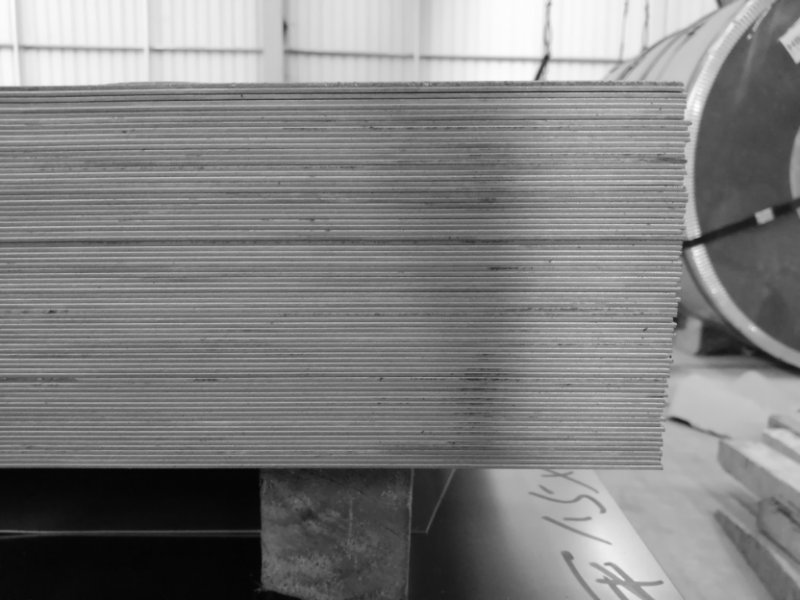
#> input picture 微信图片_20220616093154.jpg, 800 x 600 px
$ python main.py   (older library calls are emulated)
#> lines starting #> are read from the running program, lines starting #| are printed output that depends on the picture
import cv2
import numpy as np
import matplotlib.pyplot as plt

img = cv2.imdecode(np.fromfile(r'E:\py\钢板计数\微信图片_20220616093154.jpg', dtype=np.uint8), 0)
#> img is the input picture: shape (600, 800); min 1, max 255, mean 128.1
# cv2.imshow("img", img)
cv2.imwrite("img_gray.jpg",img)

# 均值滤波
# img_blur = cv2.medianBlur(img, 3)
# cv2.imshow("blur", img_blur)
# cv2.waitKey()


# 锐化
sharpen_op = np.array([[0, -1, 0], [-1, 5, -1], [0, -1, 0]], dtype=np.float32)
sharpen_image = cv2.filter2D(img, cv2.CV_32F, sharpen_op)
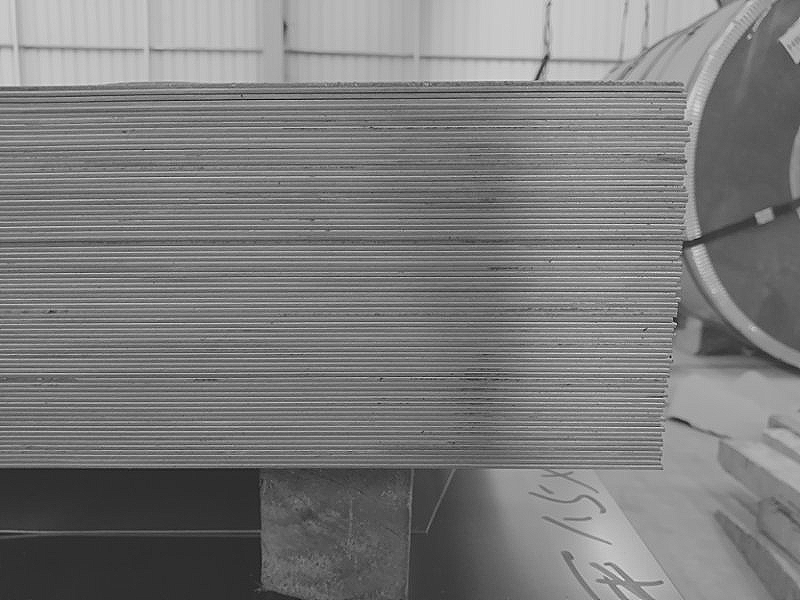
#> sharpen_image: shape (600, 800) float32; min -69, max 337, mean 128.1; drawn with min black and max white
sharpen_image = cv2.convertScaleAbs(sharpen_image)
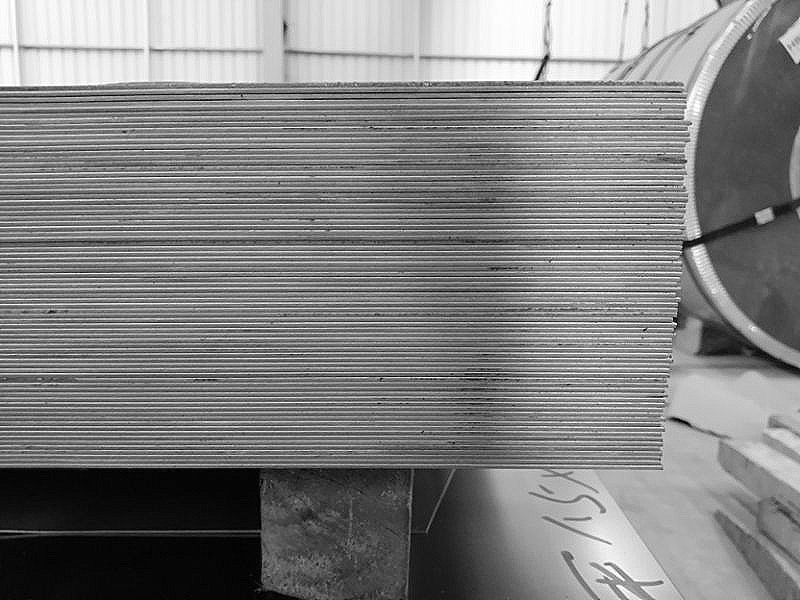
#> sharpen_image: shape (600, 800); min 0, max 255, mean 128.1
# cv2.imshow("sharpen_image", sharpen_image)
cv2.imwrite("sharpen.jpg",sharpen_image)

# 计算垂直梯度
dst = cv2.Sobel(sharpen_image, -1, 0, 1)
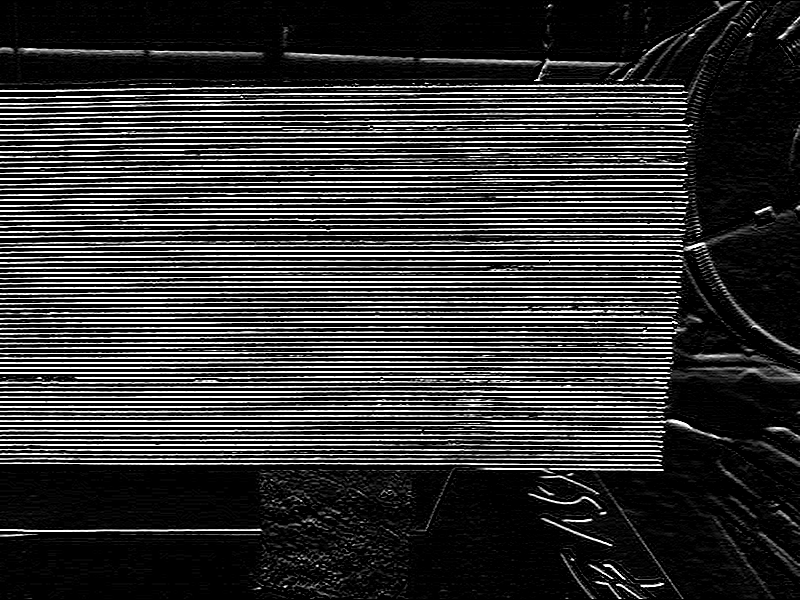
#> dst: shape (600, 800); min 0, max 255, mean 49.4
# cv2.imshow("dst", dst)
cv2.imwrite("dst.jpg", dst)

# 绘制分布图
list_ = []
for i in range(dst.shape[0]):
    list_.append(int(np.floor(sum(dst[i, :200] / 200))))
#> after the loop, list_ = 600 values, max 255 at index 328, min 0 at index 0, mean 55.78
# 归一化灰度值
max_ = max(list_)
#> max_ = 255
for i in range(len(list_)):
    list_[i] = list_[i] / max_
#> after the loop, list_ = 600 values, max 1 at index 328, min 0 at index 0, mean 0.219

plt.plot(list_)
plt.savefig("hist.png")
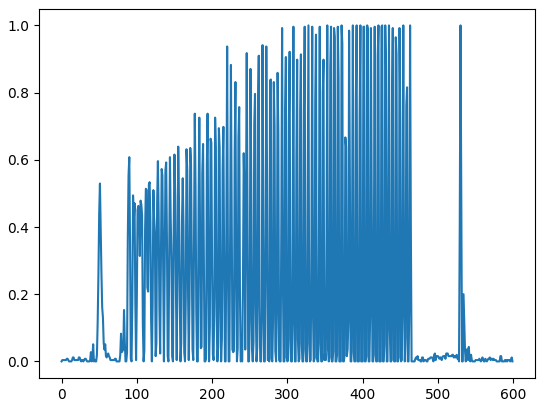
#> figure drawn by matplotlib, 1 panel; curve peaks at x = 328, y = 1
plt.show()

# 根据灰度峰值统计个数
sum_ = 0
peakWidth = len(list_)/200  # 峰的宽度，用于排除临近的次峰值
#> peakWidth = 3
id = 0  # 标记最近的峰位置
for i in range(1,len(list_)):
    if list_[i] > 0.4:
        if i-id > peakWidth:
            sum_ += 1
            id = i
#> after the loop, id = 529; sum_ = 76
print("sum = ", sum_)
#| sum =  76

# [19 lines of commented-out code are left out]


cv2.waitKey()
cv2.destroyAllWindows()

$ run again, with 微信图片_20220616093228(45).jpg copied over 微信图片_20220616093154.jpg
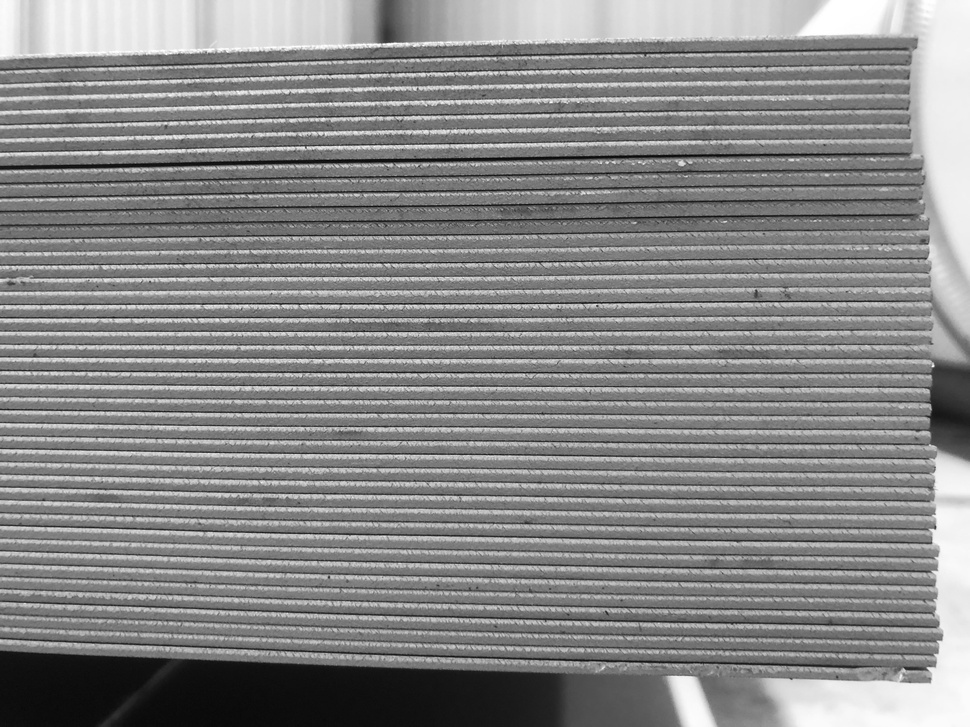
#> input picture 微信图片_20220616093228(45).jpg, 970 x 727 px, shrunk from 4032 x 3024 before the run
#> img is the input picture: shape (727, 970); min 3, max 255, mean 133.7
#> `dst = cv2.Sobel(sharpen_image, -1, 0, 1)`:
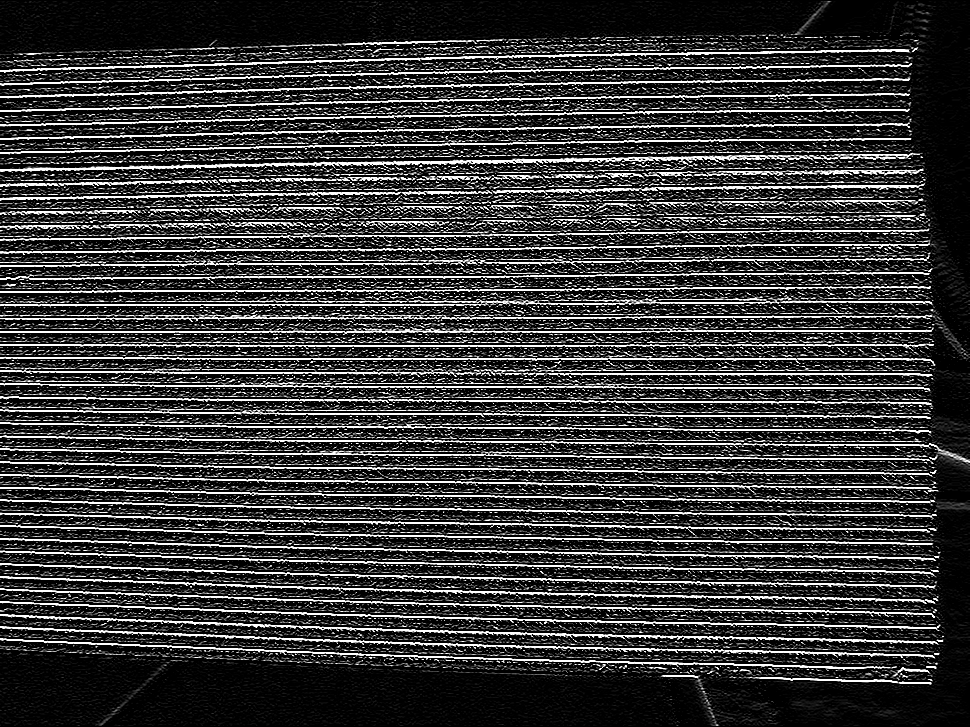
#> dst: shape (727, 970); min 0, max 255, mean 56
#> after the loop `for i in range(dst.shape[0]):`: list_ = 727 values, max 255 at index 291, min 0 at index 0, mean 54.53
#> max_ = 255
#> after the loop `for i in range(len(list_)):`: list_ = 727 values, max 1 at index 291, min 0 at index 0, mean 0.214
#> `plt.savefig("hist.png")`:
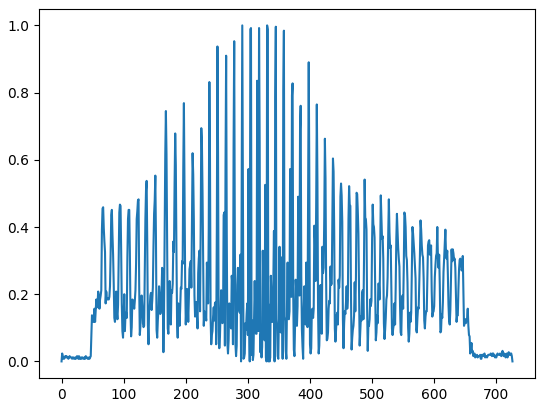
#> figure drawn by matplotlib, 1 panel; curve peaks at x = 291, y = 1
#> peakWidth = 3.63
#> after the loop `for i in range(1,len(list_)):`: id = 578; sum_ = 45
#| sum =  45

$ run again, with 微信图片编辑_20220616093304.jpg copied over 微信图片_20220616093154.jpg
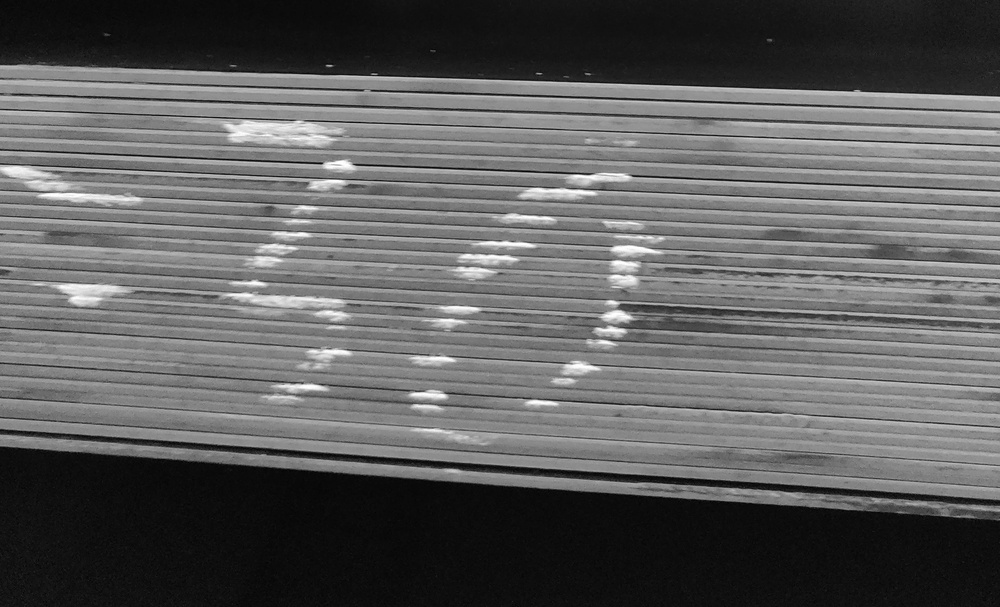
#> input picture 微信图片编辑_20220616093304.jpg, 1000 x 607 px, shrunk from 3456 x 2099 before the run
#> img is the input picture: shape (607, 1000); min 0, max 255, mean 93.8
#> `dst = cv2.Sobel(sharpen_image, -1, 0, 1)`:
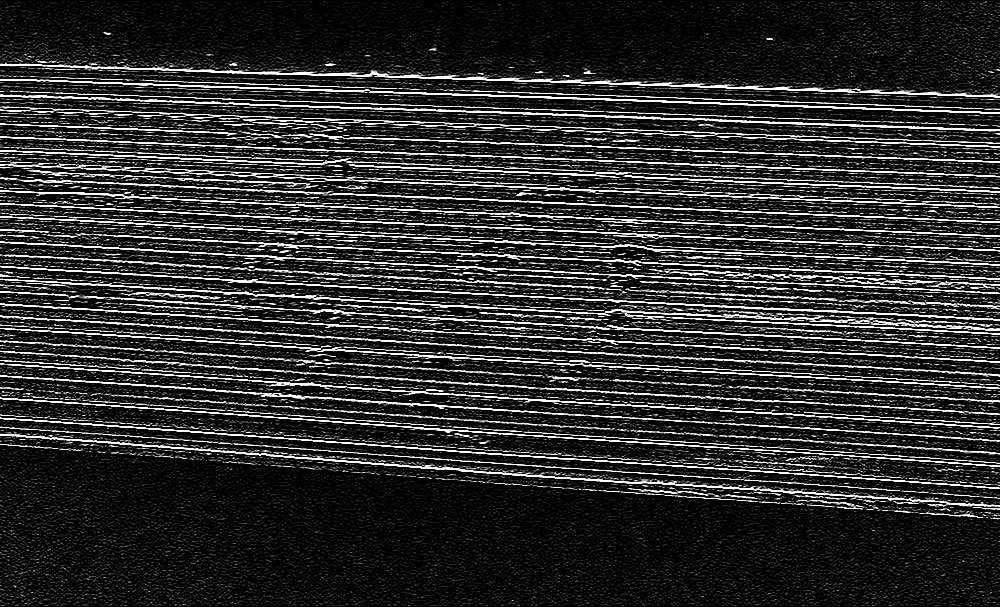
#> dst: shape (607, 1000); min 0, max 255, mean 45.3
#> after the loop `for i in range(dst.shape[0]):`: list_ = 607 values, max 131 at index 97, min 0 at index 0, mean 44.69
#> max_ = 131
#> after the loop `for i in range(len(list_)):`: list_ = 607 values, max 1 at index 97, min 0 at index 0, mean 0.341
#> `plt.savefig("hist.png")`:
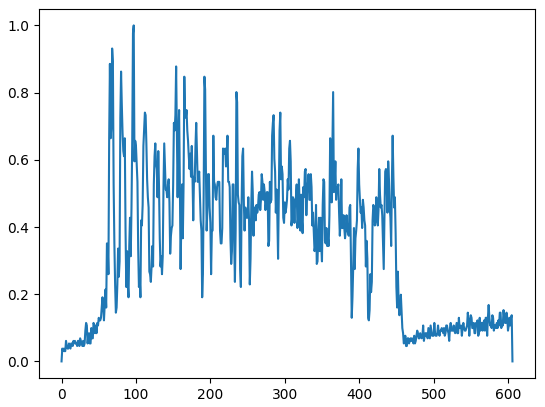
#> figure drawn by matplotlib, 1 panel; curve peaks at x = 97, y = 1
#> peakWidth = 3.04
#> after the loop `for i in range(1,len(list_)):`: id = 446; sum_ = 82
#| sum =  82
